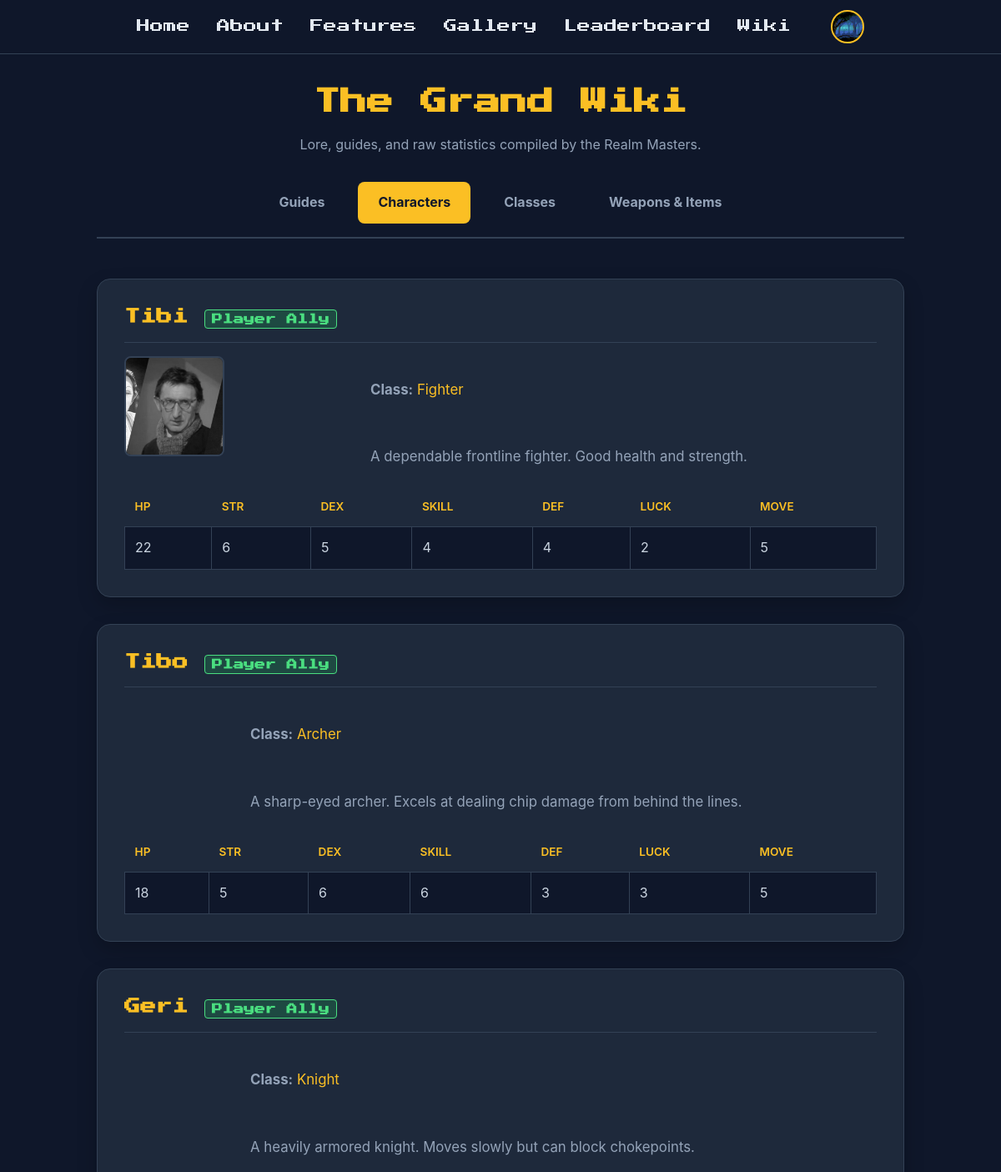
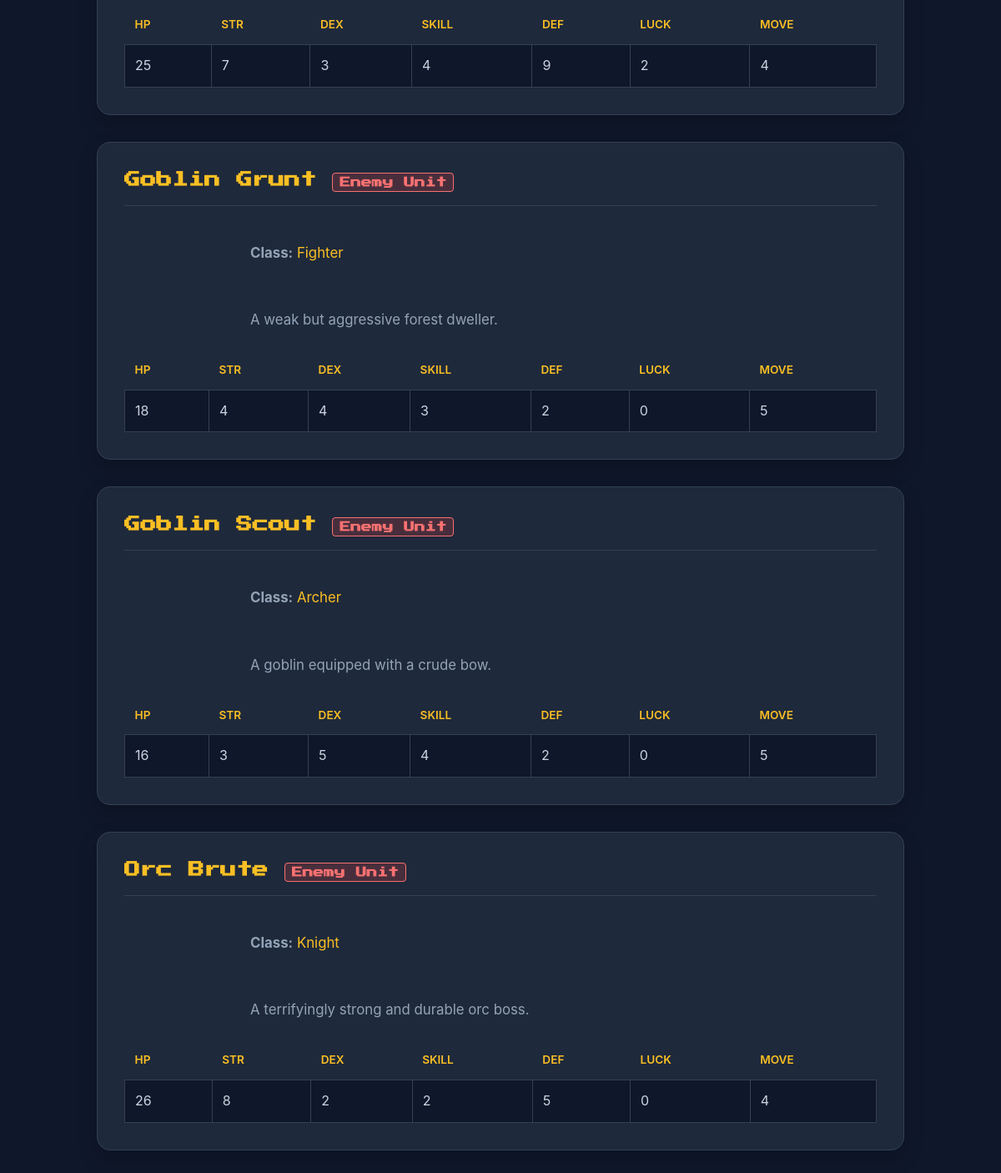
Page /wiki.php?tab=characters (signed in) on the committed database (2 pictures, top to bottom).
### tables this page shows
CREATE TABLE `users` (
  `id` int(11) NOT NULL,
  `username` varchar(50) NOT NULL,
  `email` varchar(100) NOT NULL,
  `password` varchar(255) NOT NULL,
  `admin` tinyint(1) NOT NULL DEFAULT 0,
  `reset_token` varchar(100) DEFAULT NULL,
  `reset_token_expires` datetime DEFAULT NULL,
  `created_at` timestamp NOT NULL DEFAULT current_timestamp(),
  `profile_picture` varchar(255) DEFAULT 'uploads/profiles/default.png',
  `api_token` varchar(64) DEFAULT NULL
);

CREATE TABLE `characters` (
  `character_id` int(11) NOT NULL,
  `name` varchar(50) NOT NULL,
  `class_id` int(11) NOT NULL,
  `ally` tinyint(1) DEFAULT 1,
  `base_hp` int(11) NOT NULL,
  `base_str` int(11) NOT NULL,
  `base_dex` int(11) NOT NULL,
  `base_skill` int(11) NOT NULL,
  `base_def` int(11) NOT NULL,
  `base_luck` int(11) NOT NULL,
  `base_move` int(11) NOT NULL,
  `description` text DEFAULT NULL,
  `image_url` varchar(255) DEFAULT NULL
);

CREATE TABLE `classes` (
  `class_id` int(11) NOT NULL,
  `name` varchar(50) NOT NULL,
  `description` text DEFAULT NULL,
  `image_url` varchar(255) DEFAULT NULL
);

### config.php (called while the page is built, shortened)
<?php
function getDBConnection() {
    $conn = new mysqli(DB_HOST, DB_USER, DB_PASS, DB_NAME, DB_PORT);
    return $conn;
}
function getCurrentUser() {
    $conn = getDBConnection();
    $user_id = $_SESSION['user_id'];
    $stmt = $conn->prepare("SELECT id, username, email, profile_picture, admin FROM users WHERE id = ?");
    $stmt->bind_param("i", $user_id);
    $stmt->execute();
    $result = $stmt->get_result();
    $user = $result->fetch_assoc();
    return $user;
}
?>

### wiki.php (the view, shortened to what this page needs)
<?php
require_once 'config.php';
$user = getCurrentUser();
$conn = getDBConnection();
$currentPage = basename($_SERVER['PHP_SELF']);
$isHomePage = ($currentPage === 'index.php' || $currentPage === '');
$activeTab = isset($_GET['tab']) ? $_GET['tab'] : 'articles';
$wiki_data = null;
if ($activeTab === 'articles') $wiki_data = $conn->query("SELECT * FROM wiki_entries ORDER BY created_at DESC");
elseif ($activeTab === 'characters') $wiki_data = $conn->query("SELECT ch.*, cl.name as class_name FROM characters ch JOIN classes cl ON ch.class_id = cl.class_id ORDER BY ch.ally DESC, ch.character_id ASC");
elseif ($activeTab === 'classes') $wiki_data = $conn->query("SELECT c.*, GROUP_CONCAT(w.name SEPARATOR ', ') as usable_weapons FROM classes c LEFT JOIN class_weapons cw ON c.class_id = cw.class_id LEFT JOIN weapons w ON cw.weapon_id = w.weapon_id GROUP BY c.class_id");
elseif ($activeTab === 'weapons') $wiki_data = $conn->query("SELECT * FROM weapons ORDER BY weapon_type, name");
$isAdmin = ($user && isset($user['admin']) && $user['admin'] == 1);
?>
<!DOCTYPE html>
<html lang="en">
<head>
</head>
<body>
    <nav class="nav">
        <div class="nav-container">
            <div class="nav-links">
                <?php if (!$isHomePage): ?><a href="index.php#home">Home</a><?php endif; ?>
                <a href="index.php#about">About</a>
                <a href="index.php#features">Features</a>
                <a href="index.php#gallery">Gallery</a>
                <a href="leaderboard.php">Leaderboard</a>
                <a href="wiki.php" class="active">Wiki</a>
                <?php if ($user): ?>
                    <div class="user-menu" style="margin-left: 1rem;">
                        <div class="user-avatar" onclick="toggleUserMenu(event)">
                            <?php if (!empty($user['profile_picture']) && $user['profile_picture'] !== 'uploads/profiles/default.png'): ?>
                                <img src="<?php echo htmlspecialchars($user['profile_picture']); ?>" style="width: 100%; height: 100%; object-fit: cover; border-radius: 50%;">
                            <?php else: ?>
                                <?php echo strtoupper(substr($user['username'], 0, 1)); ?>
                            <?php endif; ?>
                        </div>
                    </div>
                <?php else: ?>
                    <a href="login.php" class="btn btn-outline" style="margin-left: 1rem;">Login</a>
                <?php endif; ?>
            </div>
        </div>
    </nav>
    <div class="container">
        <div class="page-header">
            <h1>The Grand Wiki</h1>
            <p>Lore, guides, and raw statistics compiled by the Realm Masters.</p>
        </div>
        <div class="wiki-tabs">
            <a href="wiki.php?tab=articles" class="wiki-tab <?php echo $activeTab === 'articles' ? 'active' : ''; ?>">Guides</a>
            <a href="wiki.php?tab=characters" class="wiki-tab <?php echo $activeTab === 'characters' ? 'active' : ''; ?>">Characters</a>
            <a href="wiki.php?tab=classes" class="wiki-tab <?php echo $activeTab === 'classes' ? 'active' : ''; ?>">Classes</a>
            <a href="wiki.php?tab=weapons" class="wiki-tab <?php echo $activeTab === 'weapons' ? 'active' : ''; ?>">Weapons & Items</a>
        </div>
        <?php if ($activeTab === 'articles'): ?>
            <?php if ($wiki_data && $wiki_data->num_rows > 0): ?>
                <?php while($wiki = $wiki_data->fetch_assoc()): ?>
                    <div class="wiki-card">
                        <h2>
                            <?php echo htmlspecialchars($wiki['title']); ?>
                            <?php if ($isAdmin): ?>
                                <span class="admin-controls">
                                    <a href="admin.php?tab=articles&edit=<?php echo $wiki['id']; ?>" class="badge badge-stat">✏️ Edit</a>
                                    <form method="POST" action="admin.php" onsubmit="return confirm('Delete this article?');" style="margin:0;">
                                        <input type="hidden" name="action" value="delete_record">
                                        <input type="hidden" name="table" value="wiki_entries">
                                        <input type="hidden" name="id_col" value="id">
                                        <input type="hidden" name="id_val" value="<?php echo $wiki['id']; ?>">
                                        <input type="hidden" name="return_to" value="wiki.php?tab=articles">
                                        <button type="submit" class="badge badge-danger">🗑️</button>
                                    </form>
                                </span>
                            <?php endif; ?>
                        </h2>
                        <?php if (!empty($wiki['image_url'])): ?>
                            <img src="<?php echo htmlspecialchars($wiki['image_url']); ?>" alt="Article Image" class="wiki-img-large">
                        <?php endif; ?>
                        <div class="wiki-content"><?php echo nl2br(htmlspecialchars($wiki['content'])); ?></div>
                        <div class="wiki-meta">Posted: <?php echo date('M j, Y', strtotime($wiki['created_at'])); ?></div>
                    </div>
                <?php endwhile; ?>
            <?php endif; ?>
        <?php elseif ($activeTab === 'characters'): ?>
            <?php if ($wiki_data && $wiki_data->num_rows > 0): ?>
                <?php while($char = $wiki_data->fetch_assoc()): ?>
                    <div class="wiki-card">
                        <h2>
                            <span>
                                <?php echo htmlspecialchars($char['name']); ?>
                                <span class="badge <?php echo $char['ally'] ? 'badge-ally' : 'badge-enemy'; ?>">
                                    <?php echo $char['ally'] ? 'Player Ally' : 'Enemy Unit'; ?>
                                </span>
                            </span>
                        </h2>
                        <div class="char-flex">
                            <?php if (!empty($char['image_url'])): ?>
                                <img src="<?php echo htmlspecialchars($char['image_url']); ?>" alt="Portrait" class="char-img">
                            <?php endif; ?>
                            <div class="wiki-content" style="color: #94a3b8; flex: 1;">
                                <strong>Class:</strong> <span style="color: #fbbf24;"><?php echo htmlspecialchars($char['class_name']); ?></span><br><br>
                                <?php echo htmlspecialchars($char['description']); ?>
                            </div>
                        </div>
                        <table class="data-table">
                            <thead>
                                <tr><th>HP</th><th>Str</th><th>Dex</th><th>Skill</th><th>Def</th><th>Luck</th><th>Move</th></tr>
                            </thead>
                            <tbody>
                                <tr>
                                    <td class="badge-stat"><?php echo $char['base_hp']; ?></td>
                                    <td class="badge-stat"><?php echo $char['base_str']; ?></td>
                                    <td class="badge-stat"><?php echo $char['base_dex']; ?></td>
                                    <td class="badge-stat"><?php echo $char['base_skill']; ?></td>
                                    <td class="badge-stat"><?php echo $char['base_def']; ?></td>
                                    <td class="badge-stat"><?php echo $char['base_luck']; ?></td>
                                    <td class="badge-stat"><?php echo $char['base_move']; ?></td>
                                </tr>
                            </tbody>
                        </table>
                    </div>
                <?php endwhile; ?>
            <?php endif; ?>
        <?php endif; ?>
    </div>
</body>
</html>

### wiki.php (style rules this page uses)
* { margin: 0; padding: 0; box-sizing: border-box; }
body { font-family: -apple-system, sans-serif; background-color: #0f172a; color: #cbd5e1; line-height: 1.6; }
h1, h2, h3 { font-family: 'Press Start 2P', system-ui, sans-serif; line-height: 1.4; color: #fbbf24; }
.nav { position: fixed; top: 0; left: 0; right: 0; z-index: 1000; background-color: #0f172a; border-bottom: 1px solid #334155; }
.nav-container { max-width: 1280px; margin: 0 auto; padding: 0 1rem; display: flex; align-items: center; justify-content: center; height: 64px; position: relative; }
.nav-links { display: none; gap: 2rem; align-items: center; }
.nav-links a { color: #e2e8f0; text-decoration: none; transition: color 0.3s; font-family: 'Press Start 2P', system-ui, sans-serif; font-size: 1rem; }
.user-menu { position: relative; display: flex; align-items: center; }
.user-avatar { width: 40px; height: 40px; border-radius: 50%; background: linear-gradient(135deg, #fbbf24, #f59e0b); display: flex; align-items: center; justify-content: center; color: #0f172a; font-weight: bold; cursor: pointer; border: 2px solid #fbbf24; position: relative; z-index: 100; }
@media (min-width: 1025px) { .nav-links { display: flex; } }
.container { max-width: 1000px; margin: 100px auto 4rem; padding: 0 1rem; }
.page-header { text-align: center; margin-bottom: 2rem; }
.page-header p { color: #94a3b8; margin-top: 1rem; }
.wiki-tabs { display: flex; justify-content: center; gap: 1rem; margin-bottom: 3rem; border-bottom: 2px solid #334155; padding-bottom: 1rem; flex-wrap: wrap; }
.wiki-tab { padding: 0.75rem 1.5rem; color: #94a3b8; text-decoration: none; font-weight: bold; border-radius: 0.5rem; transition: all 0.2s; }
.wiki-tab.active { background-color: #fbbf24; color: #0f172a; }
.wiki-card { background-color: #1e293b; border: 1px solid #334155; border-radius: 1rem; padding: 2rem; margin-bottom: 2rem; box-shadow: 0 10px 25px rgba(0,0,0,0.2); }
.wiki-card h2 { font-size: 1.2rem; margin-bottom: 1rem; padding-bottom: 1rem; border-bottom: 1px solid #334155; display: flex; justify-content: space-between; align-items: center; }
.wiki-content { color: #cbd5e1; font-size: 1.05rem; white-space: pre-wrap; }
.data-table { width: 100%; border-collapse: collapse; margin-top: 1rem; }
.data-table th, .data-table td { padding: 0.75rem; text-align: left; border-bottom: 1px solid #334155; vertical-align: middle; }
.data-table th { color: #fbbf24; font-weight: 600; text-transform: uppercase; font-size: 0.85rem; }
.badge { padding: 0.25rem 0.5rem; border-radius: 0.25rem; font-size: 0.8rem; font-weight: bold; }
.badge-ally { background-color: rgba(34,197,94,0.2); color: #4ade80; border: 1px solid #4ade80; }
.badge-enemy { background-color: rgba(239,68,68,0.2); color: #f87171; border: 1px solid #f87171; }
.badge-stat { background-color: #0f172a; color: #cbd5e1; border: 1px solid #334155; text-align: center; text-decoration: none; }
.char-flex { display: flex; gap: 1.5rem; align-items: flex-start; margin-bottom: 1.5rem; }
.char-img { width: 120px; height: 120px; object-fit: cover; border-radius: 0.5rem; border: 2px solid #334155; background-color: #0f172a; }

### rows in the picture
users: profile_picture (picture)
characters: name "Tibi", ally "Player Ally", image_url (picture), class.name "Fighter", description "A dependable frontline fighter. Good health and strength.", base_hp "22", base_str "6", base_dex "5", base_skill "4", base_def "4", base_luck "2", base_move "5"
characters: name "Tibo", ally "Player Ally", class.name "Archer", description "A sharp-eyed archer. Excels at dealing chip damage from behind the lines.", base_hp "18", base_str "5", base_dex "6", base_skill "6", base_def "3", base_luck "3", base_move "5"
characters: name "Geri", ally "Player Ally", class.name "Knight", description "A heavily armored knight. Moves slowly but can block chokepoints.", base_hp "25", base_str "7", base_dex "3", base_skill "4", base_def "9", base_luck "2", base_move "4"
characters: name "Goblin Grunt", ally "Enemy Unit", class.name "Fighter", description "A weak but aggressive forest dweller.", base_hp "18", base_str "4", base_dex "4", base_skill "3", base_def "2", base_luck "0", base_move "5"
characters: name "Goblin Scout", ally "Enemy Unit", class.name "Archer", description "A goblin equipped with a crude bow.", base_hp "16", base_str "3", base_dex "5", base_skill "4", base_def "2", base_luck "0", base_move "5"
characters: name "Orc Brute", ally "Enemy Unit", class.name "Knight", description "A terrifyingly strong and durable orc boss.", base_hp "26", base_str "8", base_dex "2", base_skill "2", base_def "5", base_luck "0", base_move "4"
